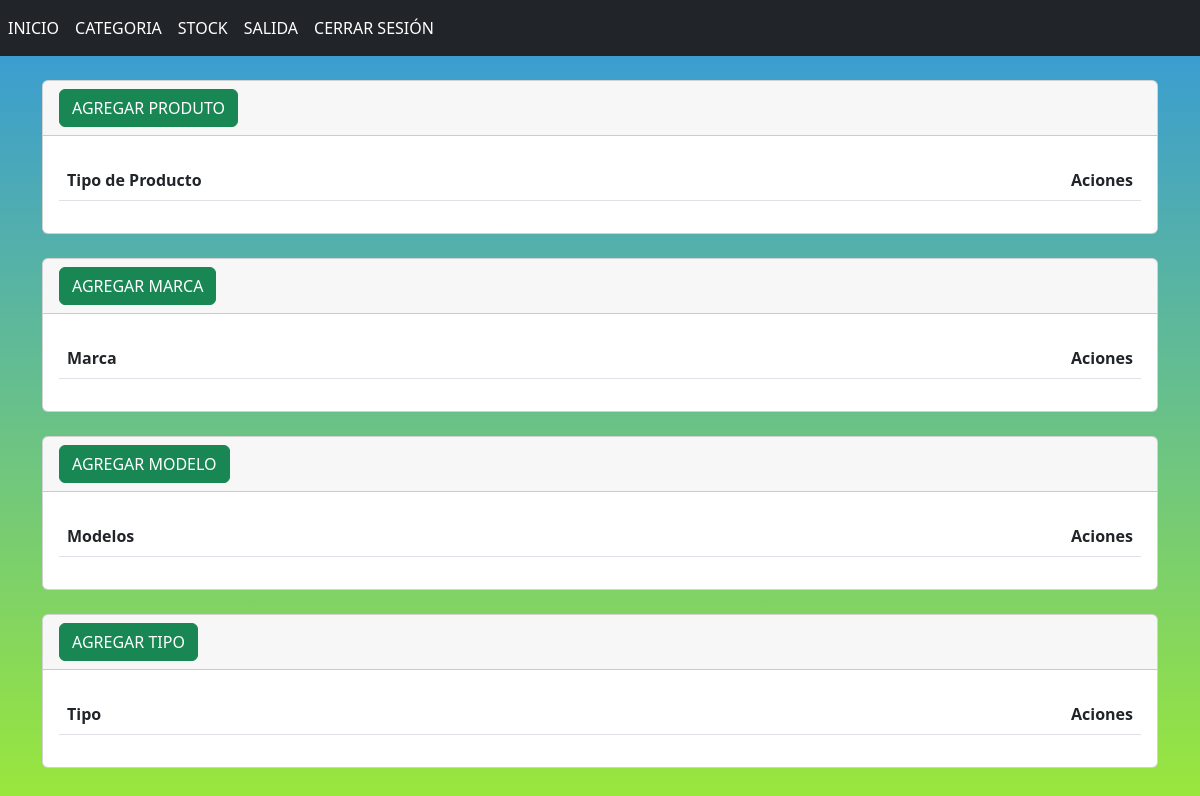
Page /ListarCT/ on the earlier database version.
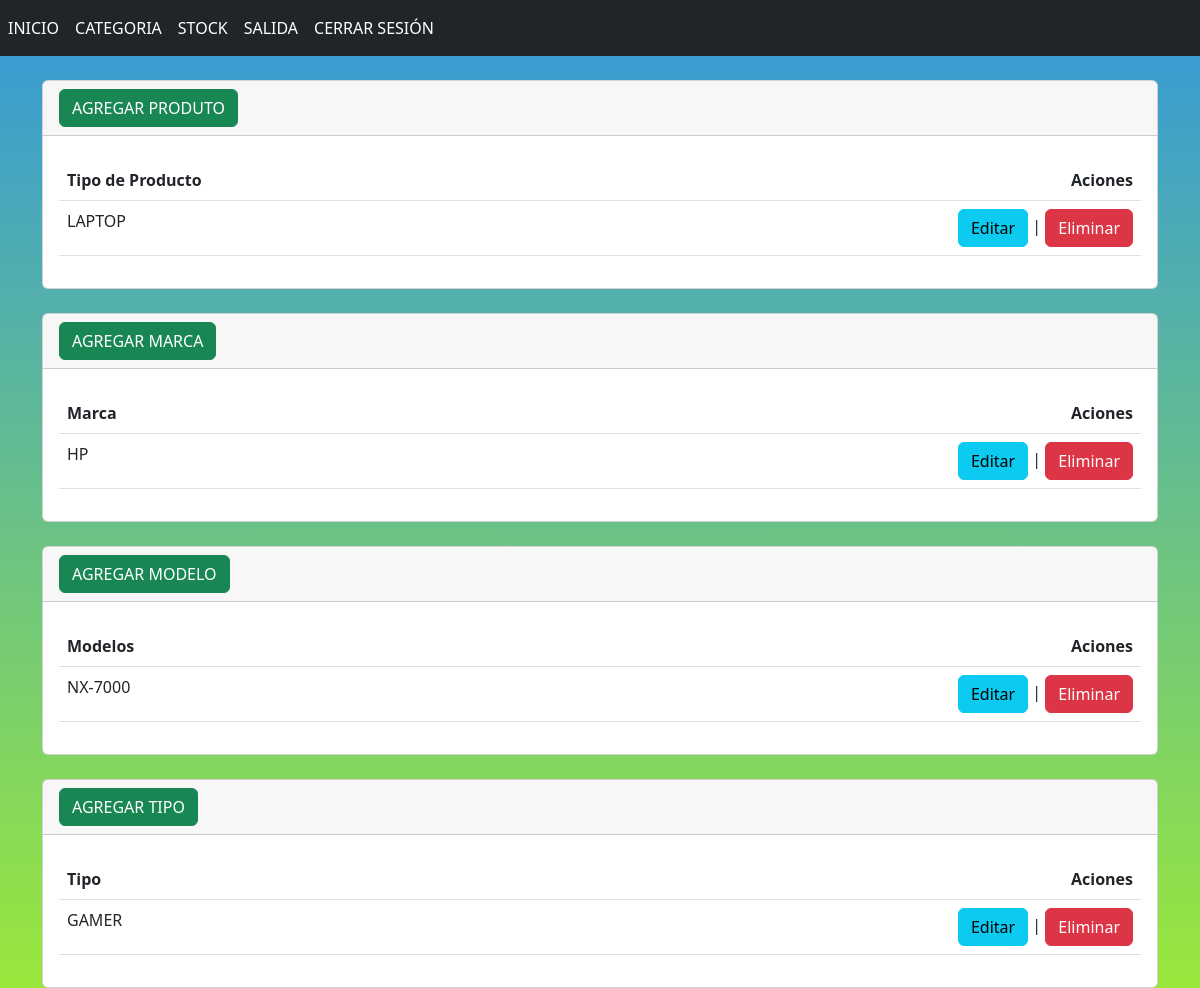
Same page on the later database version.
### categorias/models.py (models this page shows, shortened)
class Producto(models.Model):
    N_producto = models.CharField(max_length=200, unique=True)

class Marca(models.Model):
    N_marca = models.CharField(max_length=100, unique=True)

class Modelo(models.Model):
    N_modelo = models.CharField(max_length=200, unique=True)

class Tipo(models.Model):
    N_tipo = models.CharField(max_length=200)

### categorias/views.py (the view)
# urls.py: path('ListarCT/', Listar,name='ListarCT'),
def Listar (request):
    productos = Producto.objects.all()
    marcas = Marca.objects.all()
    modelos = Modelo.objects.all()
    tipos = Tipo.objects.all()
    contenido = {'productos': productos,
                 'marcas': marcas,
                 'modelos': modelos,
                 'tipos': tipos}
    return render(request,'LisCategoria.html',contenido)

### templates/LisCategoria.html (shortened to what this page needs)
{% extends "base1.html" %}
{% block contenido %}
<br>
<div class="card">
    <div class="card-header">
        <a name="" id="" class="btn btn-success" href="{% url 'AgregarCTP' %}" role="button">AGREGAR PRODUTO</a>
    </div>
    <div class="card-body">
        <table class="table">
            <thead>
                <tr>
                    <th>Tipo de Producto</th>
                    <th style="text-align: right;">Aciones</th>
                </tr>
            </thead>
            <tbody>
                {% for Producto in productos %}
                <tr>
                    <td>{{Producto.N_producto}}</td>
                    <td style="text-align: right;"><a name="" id="" class="btn btn-info" href="{% url 'EditarCT' Producto.N_producto %}" role="button">Editar</a>
                        |
                        <a name="" id="" class="btn btn-danger" href="{% url 'EliminarCT' Producto.N_producto %}" role="button">Eliminar</a>
                    </td>
                </tr>
                {% endfor %}
            </tbody>
        </table>
    </div>
</div>
<br>
<div class="card">
    <div class="card-header">
        <a name="" id="" class="btn btn-success" href="{% url 'AgregarCTM' %}" role="button">AGREGAR MARCA</a>
    </div>
    <div class="card-body">
        <table class="table">
            <thead>
                <tr>
                    <th>Marca</th>
                    <th style="text-align: right;">Aciones</th>
                </tr>
            </thead>
            <tbody>
                {% for Marca in marcas%}
                <tr>
                    <td>{{Marca.N_marca}}</td>
                    <td style="text-align: right;"><a name="" id="" class="btn btn-info" href="{% url 'EditarCTM' Marca.N_marca %}" role="button">Editar</a>
                        |
                        <a name="" id="" class="btn btn-danger" href="{% url 'EliminarCTM' Marca.N_marca %}" role="button">Eliminar</a>
                    </td>
                </tr>
                {% endfor %}
            </tbody>
        </table>
    </div>
</div>
<br>
<div class="card">
    <div class="card-header">
        <a name="" id="" class="btn btn-success" href="{% url 'AgregarCTMD' %}" role="button">AGREGAR MODELO</a>
    </div>
    <div class="card-body">
        <table class="table">
            <thead>
                <tr>
                    <th>Modelos</th>
                    <th style="text-align: right;">Aciones</th>
                </tr>
            </thead>
            <tbody>
                {% for Modelo in modelos%}
                <tr>
                    <td>{{Modelo.N_modelo}}</td>
                    <td style="text-align: right;">
                        <a name="" id="" class="btn btn-info" href="{%url 'EditarCTMD' Modelo.N_modelo%}" role="button">Editar</a>
                        |
                        <a name="" id="" class="btn btn-danger" href="{%url 'EliminarCTMD' Modelo.N_modelo%}" role="button">Eliminar</a>
                    </td>
                </tr>
                {% endfor %}
            </tbody>
        </table>
    </div>
</div>
<br>
<div class="card">
    <div class="card-header">
        <a name="" id="" class="btn btn-success" href="{% url 'AgregarCTT' %}" role="button">AGREGAR TIPO</a>
    </div>
    <div class="card-body">
        <table class="table">
            <thead>
                <tr>
                    <th>Tipo</th>
                    <th style="text-align: right;">Aciones</th>
                </tr>
            </thead>
            <tbody>
                {% for Tipo in tipos%}
                <tr>
                    <td>{{Tipo.N_tipo}}</td>
                    <td style="text-align: right;"><a name="" id="" class="btn btn-info" href="{%url 'EditarCTT' Tipo.N_tipo%}" role="button">Editar</a>
                        |
                        <a name="" id="" class="btn btn-danger" href="{% url 'EliminarCTT' Tipo.N_tipo %}" role="button">Eliminar</a>
                    </td>
                </tr>
                {% endfor %}
            </tbody>
        </table>
    </div>
</div>
{% endblock %}

Differences in the rows shown:
added Producto: N_producto "LAPTOP"
added Marca: N_marca "HP"
added Modelo: N_modelo "NX-7000"
added Tipo: N_tipo "GAMER"
